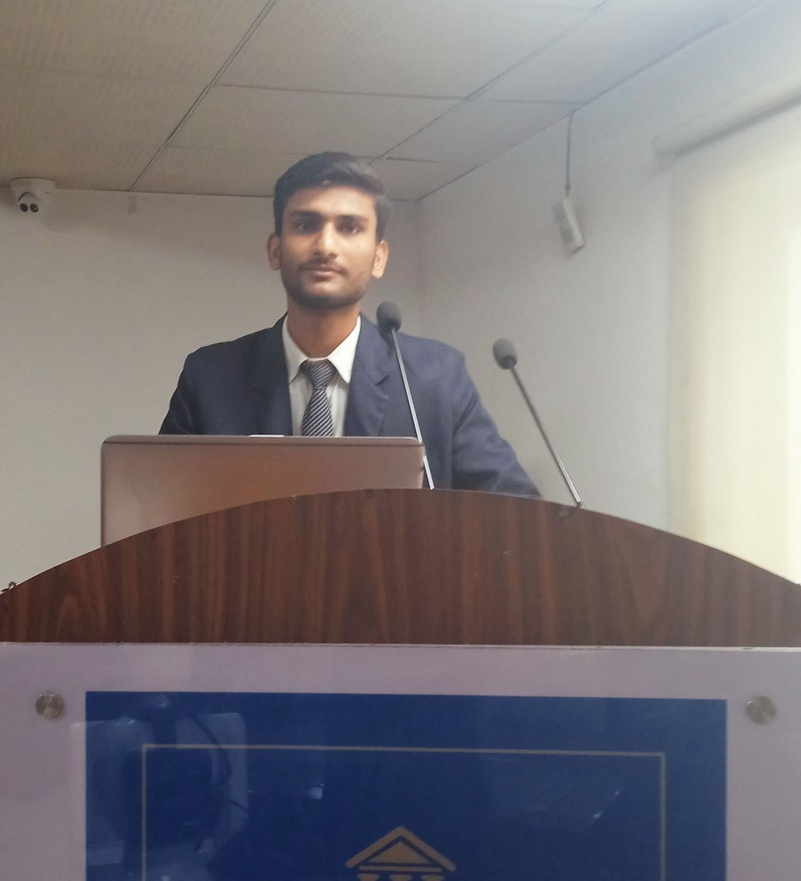
#> input picture 05_Histogram_equalization/input.jpg, 801 x 881 px, shrunk from 2065 x 2271 before the run
$ python Program.py
#> lines starting #> are read from the running program, lines starting #| are printed output that depends on the picture
import cv2
import numpy as np
import matplotlib.pyplot as plt

img = cv2.imread("input.jpg", cv2.IMREAD_GRAYSCALE)
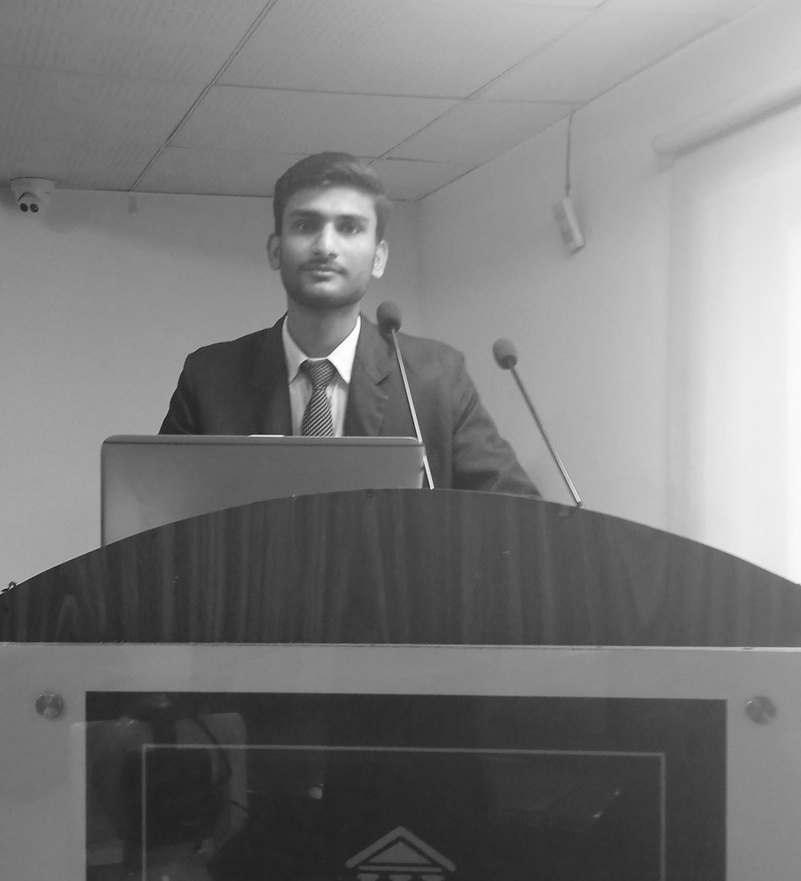
#> img: shape (881, 801); min 16, max 255, mean 121.8

if img is None:
    print("Image not found!")
    exit()
equalized = cv2.equalizeHist(img)
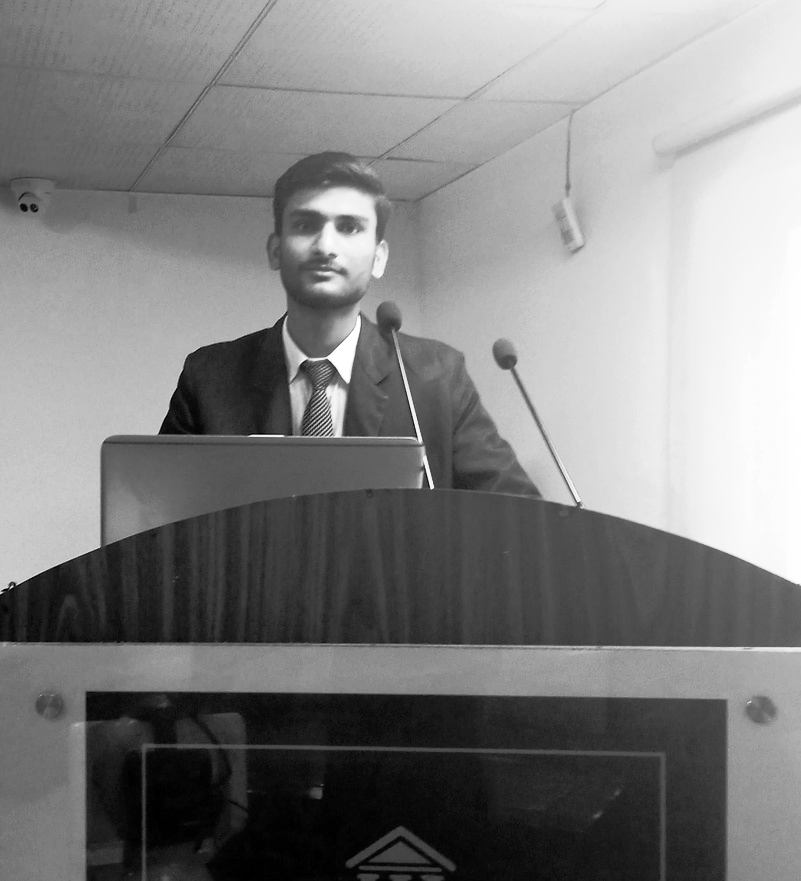
#> equalized: shape (881, 801); min 0, max 255, mean 128.3

cv2.imwrite("output.jpg", equalized)

hist_before = cv2.calcHist([img], [0], None, [256], [0, 256])
#> hist_before = 256 values, max 7980 at index 139, min 0 at index 0, mean 2756.6

hist_after = cv2.calcHist([equalized], [0], None, [256], [0, 256])
#> hist_after = 256 values, max 7980 at index 158, min 0 at index 4, mean 2756.6
plt.figure(figsize=(10, 6))

plt.plot(hist_before, label="Before Equalization")
plt.plot(hist_after, label="After Equalization")

plt.title("Histogram Before and After Equalization")
plt.xlabel("Intensity")
plt.ylabel("Frequency")
plt.xlim([0, 256])
plt.legend()

plt.savefig("comparison.png")
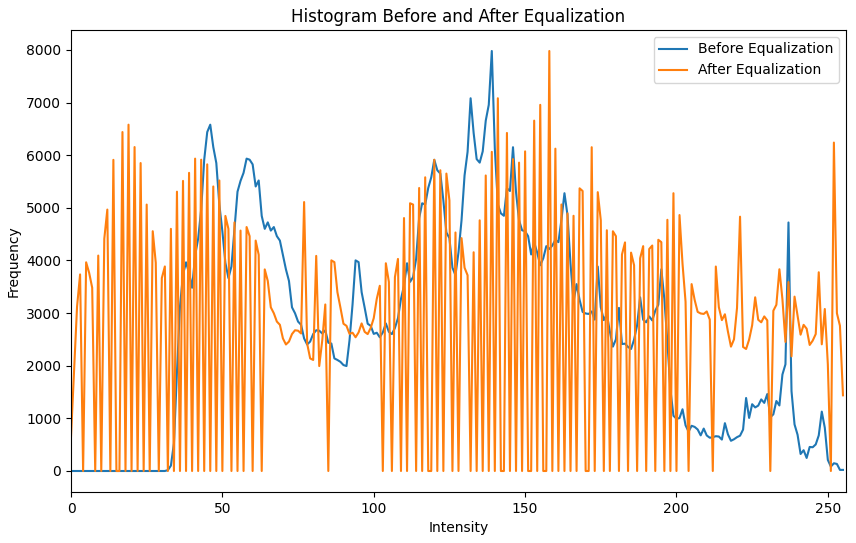
#> figure drawn by matplotlib, 1 panel; curve peaks at x = 139, y = 7980; curve peaks at x = 158, y = 7980

plt.show()
